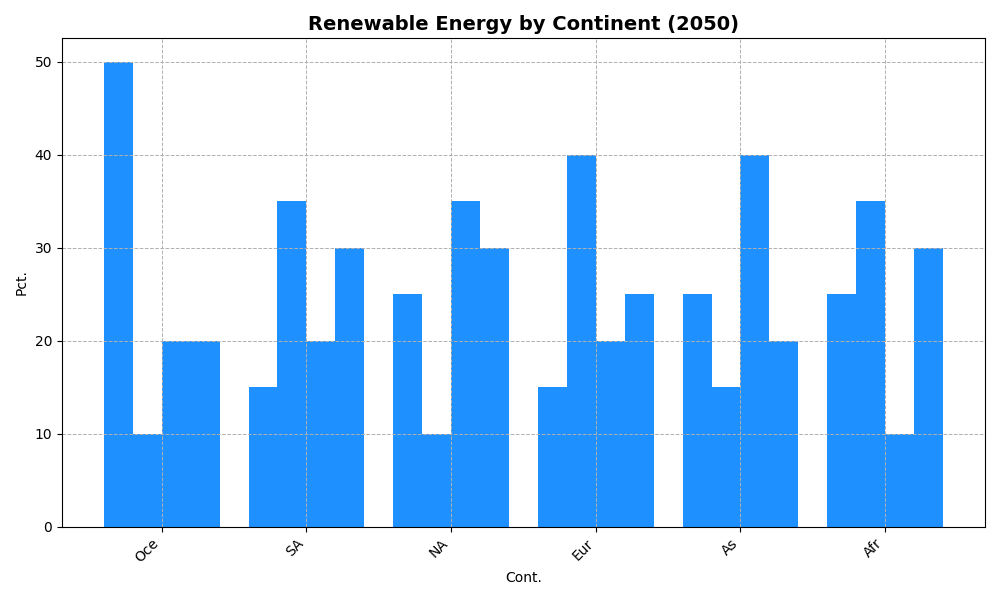

Recreate this plot in Python.
import numpy as np
import matplotlib.pyplot as plt

continents = ['Afr', 'As', 'Eur', 'NA', 'SA', 'Oce']
energy_percentages = np.array([
    [25, 35, 10, 30], 
    [25, 15, 40, 20], 
    [15, 40, 20, 25],  
    [25, 10, 35, 30],  
    [15, 35, 20, 30],  
    [50, 10, 20, 20]   
])

total_percentages = energy_percentages.sum(axis=1)
sorted_indices = np.argsort(total_percentages)[::-1]
sorted_continents = [continents[i] for i in sorted_indices]
sorted_energy_percentages = energy_percentages[sorted_indices]

bar_width = 0.2
x_positions = np.arange(len(sorted_continents))

fig, ax = plt.subplots(figsize=(10, 6))
single_color = '#1E90FF'

for i in range(sorted_energy_percentages.shape[1]):
    ax.bar(x_positions + i * bar_width, sorted_energy_percentages[:, i], bar_width, color=single_color)

ax.set_xlabel('Cont.')
ax.set_ylabel('Pct.')
ax.set_title('Renewable Energy by Continent (2050)', fontsize=14, fontweight='bold')
ax.set_xticks(x_positions + bar_width * 1.5)
ax.set_xticklabels(sorted_continents, rotation=45, ha='right')

ax.grid(True, linestyle='--', linewidth=0.7)

plt.tight_layout()
plt.show()
